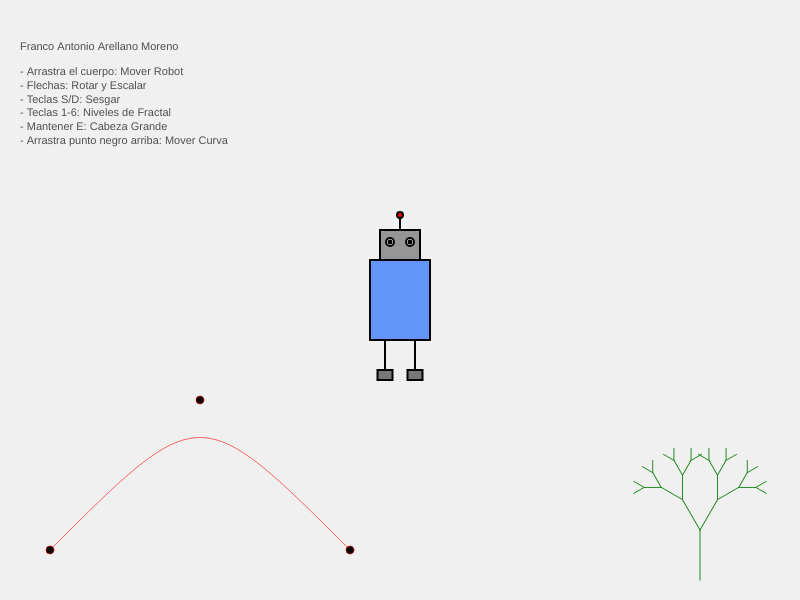
Frame 1 (no input)
Frame 60 (no input): identical to frame 1, image omitted
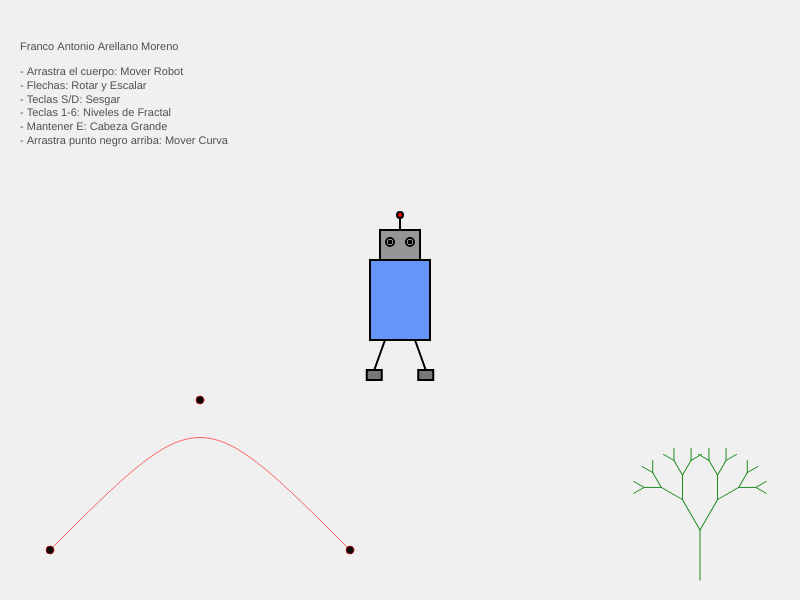
Frame 120 (the mouse pressed at the canvas centre since frame 60)

The p5.js sketch that drew these frames (run headless with seeded random() and noise() and a simulated clock; from frame 60 on, the mouse is pressed at the canvas centre):

// p5.js sketch
// ── sketch.js
// --- VARIABLES GLOBALES ---
let pos, sc = 1, ang = 0, sh = 0; // Para mover, escalar, rotar y deformar el robot
let p1, p2, p3, p4;               // Puntos para la curva de abajo
let prof = 4;                     // Qué tan complejo es el arbolito (fractal)
let piernas = 0;                  // Para la animación de caminar
let cab = 40;                     // Tamaño de la cabeza que cambia con la tecla 'E'

function setup() {
  createCanvas(800, 600);
  pos = createVector(width / 2, height / 2); // El robot empieza en el centro
  
  // Posiciones iniciales de la curva (el arco del piso)
  p1 = createVector(50, 550); 
  p2 = createVector(200, 400); 
  p3 = createVector(200, 400); 
  p4 = createVector(350, 550); 
}

function draw() {
  background(240); // Color de fondo gris clarito
  
  dibujarTexto();  // Pone mi nombre y las instrucciones en pantalla
  interaccion();   // Revisa si estoy apretando teclas o el mouse
  
  dibujarCurva();  // Dibuja la línea curva roja
  
  // Dibujamos el fractal (el árbol verde) en la esquina derecha
  push();
  translate(width - 100, height - 20);
  stroke(34, 139, 34); // Color verde bosque
  dibujarFractal(50, prof);
  pop();

  // Dibujamos al robot con todas sus transformaciones
  push();
  aplicarTransformaciones(); // Aquí se aplica el giro, escala y movimiento
  dibujarObjeto();           // Aquí es donde se "arma" el cuerpo del robot
  pop();
}

// Esta función aplica los cambios de posición y tamaño al robot
function aplicarTransformaciones() {
  translate(pos.x, pos.y); // Lo mueve a donde esté el mouse o el centro
  rotate(ang);             // Lo hace girar
  scale(sc);               // Lo hace más grande o chico
  shearX(sh);              // Lo inclina hacia los lados
}

// Aquí dibujamos las partes del robot
function dibujarObjeto() {
  rectMode(CENTER);
  stroke(0);
  strokeWeight(2);

  // Movimiento de las piernas (seno para que oscile)
  let swing = sin(piernas) * 20;

  fill(120);
  // Pierna y pie izquierdo
  line(-15, 40, -15 + swing, 70);
  rect(-15 + swing, 75, 15, 10);
  // Pierna y pie derecho
  line(15, 40, 15 - swing, 70);
  rect(15 - swing, 75, 15, 10);

  // Cuerpo: un rectángulo azul
  fill(100, 150, 250);
  rect(0, 0, 60, 80); 
  
  // Cabeza: un rectángulo gris (cambia de tamaño con 'E')
  fill(150);
  rect(0, -55, cab, 30); 
  
  // Ojos (blanco y negro)
  fill(255);
  circle(-10, -58, 8);
  circle(10, -58, 8);
  fill(0);
  circle(-10, -58, 3);
  circle(10, -58, 3);
  
  // Antena con una bolita roja arriba
  line(0, -70, 0, -85);
  fill(255, 0, 0);
  circle(0, -85, 6);
}

// Función para hacer la curva Bezier roja
function dibujarCurva() {
  noFill();
  stroke(255, 0, 0, 150);
  bezier(p1.x, p1.y, p2.x, p2.y, p3.x, p3.y, p4.x, p4.y);
  
  // Puntos negros para saber dónde agarrar la curva
  fill(0);
  circle(p1.x, p1.y, 8);
  circle(p2.x, p2.y, 8); 
  circle(p4.x, p4.y, 8);
}

// Función recursiva para el fractal (se llama a sí misma)
function dibujarFractal(longitud, nivel) {
  line(0, 0, 0, -longitud); // Dibuja el tronco/rama
  translate(0, -longitud);  // Se mueve al final de la rama
  if (nivel > 0) {
    // Rama derecha
    push();
    rotate(PI / 6);
    dibujarFractal(longitud * 0.7, nivel - 1);
    pop();
    // Rama izquierda
    push();
    rotate(-PI / 6);
    dibujarFractal(longitud * 0.7, nivel - 1);
    pop();
  }
}

// Texto de ayuda en la pantalla
function dibujarTexto() {
  fill(0);
  noStroke();
  textSize(11);
  fill(80);
  text("Franco Antonio Arellano Moreno", 20, 50);
  text("- Arrastra el cuerpo: Mover Robot\n- Flechas: Rotar y Escalar\n- Teclas S/D: Sesgar\n- Teclas 1-6: Niveles de Fractal\n- Mantener E: Cabeza Grande\n- Arrastra punto negro arriba: Mover Curva", 20, 75);
}

// Lógica de los controles (mouse y teclas especiales)
function interaccion() {
  if (mouseIsPressed) {
    let dCurva = dist(mouseX, mouseY, p2.x, p2.y); // ¿Estoy tocando la curva?
    let dRobot = dist(mouseX, mouseY, pos.x, pos.y); // ¿Estoy tocando al robot?

    if (dCurva < 25) {
      p2.x = mouseX; // Muevo el punto de control de la curva
      p2.y = mouseY;
      p3.x = mouseX;
      p3.y = mouseY;
    } else if (dRobot < 60) {
      pos.x = mouseX; // Muevo al robot
      pos.y = mouseY;
      piernas += 0.2; // Hago que mueva las piernas mientras lo arrastro
    }
  } else {
    piernas *= 0.9; // Las piernas se frenan poco a poco al soltarlo
  }

  // Si presiono E, la cabeza crece
  if (keyIsPressed && (key == 'e' || key == 'E')) {
    cab = 80;
  } else {
    cab = 40;
  }
  
  // Controles de teclado para transformar al robot
  if (keyIsDown(LEFT_ARROW)) ang -= 0.05;  // Girar a la izquierda
  if (keyIsDown(RIGHT_ARROW)) ang += 0.05; // Girar a la derecha
  if (keyIsDown(UP_ARROW)) sc += 0.01;    // Agranda
  if (keyIsDown(DOWN_ARROW)) sc -= 0.01;  // Achica
  if (keyIsDown(83)) sh += 0.01;           // Tecla S para sesgar
  if (keyIsDown(68)) sh -= 0.01;           // Tecla D para sesgar
}

// Cambiar los niveles del fractal con los números del 1 al 6
function keyPressed() {
  if (key >= '1' && key <= '6') {
    prof = int(key);
  }
}
